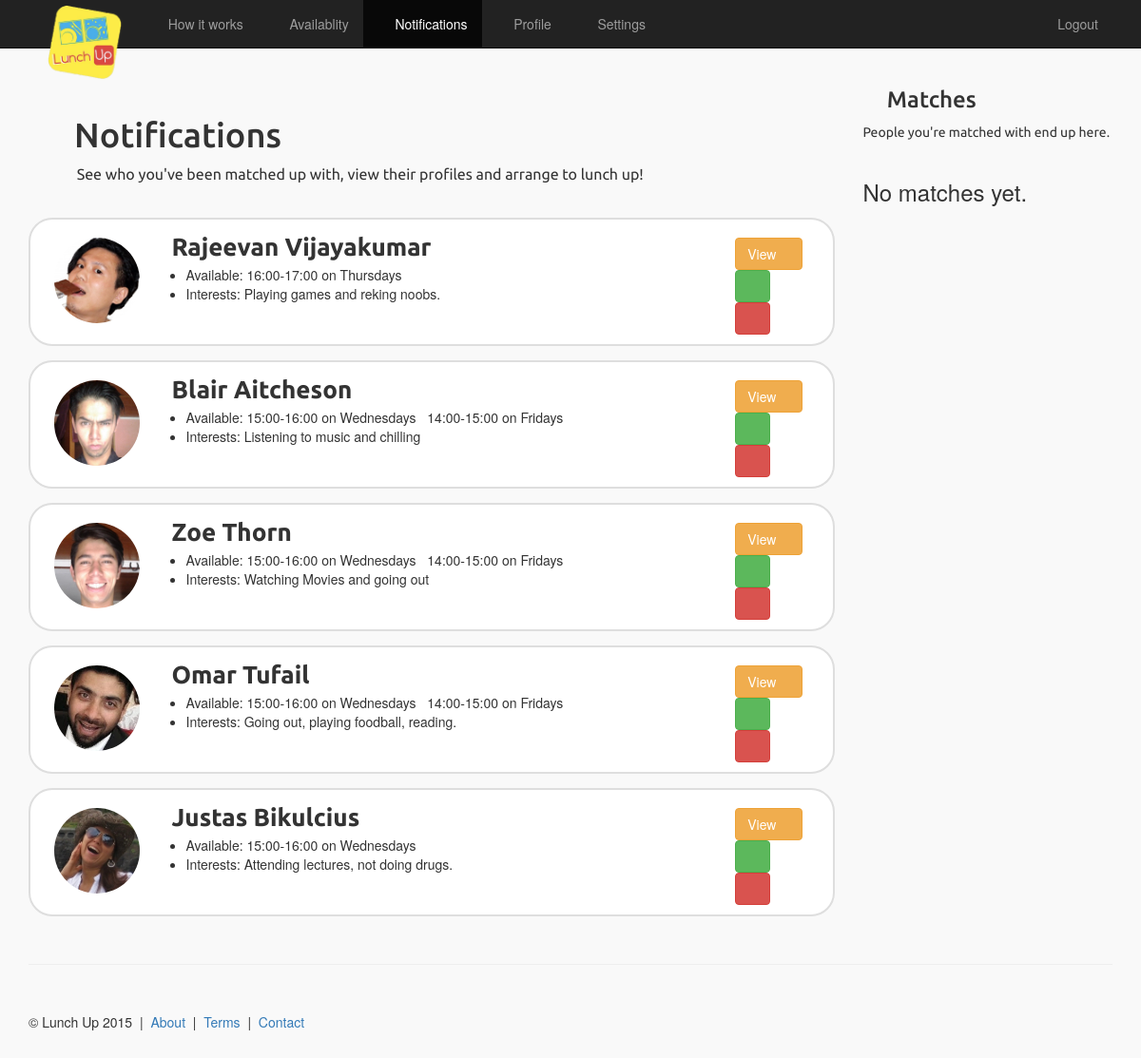
Screenshot of /notifications/ (signed in) with the database file from the repository.
### main/models.py (models this page shows)
class Notification(models.Model):
    userOne = models.ForeignKey(UserProfile, related_name='userone')
    userTwo = models.ForeignKey(UserProfile, related_name='usertwo')
    acceptedOne = models.BooleanField(default=False)
    acceptedTwo = models.BooleanField(default=False)
    available = models.ManyToManyField(TimeInterval)

class UserProfile(models.Model):
    user = models.OneToOneField(User)
    fullName = models.CharField(max_length=64)
    publicEmail = models.EmailField()
    availability = models.ManyToManyField(TimeInterval)
    interests = models.CharField(max_length=250)
    university = models.ForeignKey(University, blank=True, null=True)
    about = models.TextField(max_length=6000)
    picture = models.ImageField(upload_to='profile_images', blank=True)

class TimeInterval(models.Model):
    time = models.PositiveSmallIntegerField()
    day = models.CharField(max_length=10)

### main/views.py (the view)
# urls.py: url(r'^notifications/$', views.notifications, name='notifications'),
@login_required
def notifications(request):
    context_dict = {}
    try:
        context_dict['userprofile'] = UserProfile.objects.get(user=request.user)
        context_dict['notifications'] = \
            Notification.objects.filter((Q(userOne=context_dict['userprofile']) & Q(acceptedOne=False)) | (Q(userTwo=context_dict['userprofile']) & Q(acceptedTwo=False)))
        context_dict['matches'] = \
            Notification.objects.filter((Q(acceptedOne=True) & Q(acceptedTwo=True)) & (Q(userOne=context_dict['userprofile']) | Q(userTwo=context_dict['userprofile'])))
    except:
        pass
    return render(request, 'main/notifications.html', context_dict)

### templates/main/notifications.html (shortened to what this page needs)
{% extends 'base.html' %}
{% load staticfiles %}
{% block body_block %}
      <div class="row row-offcanvas row-offcanvas-right">
        <div class="col-xs-12 col-sm-9">
          <div class="jumbotron_two">
            <h1><span class="glyphicon glyphicon-exclamation-sign" aria-hidden="true"></span> <span class="font_styled">Notifications</span></h1>
            <p style="font-size:16px;" class="font_styled">&nbsp;&nbsp;&nbsp;&nbsp;&nbsp;&nbsp;&nbsp;&nbsp;&nbsp;&nbsp;&nbsp;See who you've been matched up with, view their profiles and arrange to lunch up!</p>
          </div>
          <div class="row" style="padding:15px;">
          {% if notifications %}
            {% for notif in notifications %}
                {% if notif.userOne == userprofile %}
                  <div class="col-md-12" style="border: 2px solid; border-radius: 25px; border-color: #dedede; margin-bottom:15px; padding:10px; background-color:#ffffff;">
                    <div class="col-md-1" style="margin:9px 30px 0 0;">
                        {% if notif.userTwo.picture %}
                            <img src="{{ notif.userTwo.picture.url }}" width="90" class="img-circle" />
                        {% else %}
                            <img src="{% static 'images/profile.jpg' %}" width="90" class="img-circle" />
                        {% endif %}
                    </div>
                    <div class="col-md-9">
                      <span style="font-size:26px; font-weight:bold;" class="font_styled">&nbsp;&nbsp;&nbsp;&nbsp;{{ notif.userTwo.fullName }}</span><br />
                      <ul><li>Available:
                          {% for timeint in notif.available.all %}
                            {{ timeint.time }}:00-{{ timeint.time|add:1 }}:00 on {{ timeint.day }}s&nbsp;&nbsp;
                          {% endfor %}
                      </li><li>Interests: {{ notif.userTwo.interests }}</li></ul>
                    </div>
                    <div class="col-md-1" style="margin:9px 30px 0 0;">
                      <a href="/profile/{{ notif.userTwo.user.id }}"><button type="button" class="btn btn-warning">View <span class="glyphicon glyphicon-chevron-right" aria-hidden="true"></span></button></a>
                      <button id="{{ notif.id }}y" type="button" class="btn btn-success"><span class="glyphicon glyphicon-ok" aria-hidden="true"></span></button>
                      <button id="{{ notif.id }}n" type="button" class="btn btn-danger"><span class="glyphicon glyphicon-remove" aria-hidden="true"></span></button>
                    </div>
                  </div>
                {% else %}
                  <div class="col-md-12" style="border: 2px solid; border-radius: 25px; border-color: #dedede; margin-bottom:15px; padding:10px; background-color:#ffffff;">
                    <div class="col-md-1" style="margin:9px 30px 0 0;">
                        {% if notif.userOne.picture %}
                            <img src="{{ notif.userOne.picture.url }}" width="90" class="img-circle" />
                        {% else %}
                            <img src="{% static 'images/profile.jpg' %}" width="90" class="img-circle" />
                        {% endif %}
                    </div>
                    <div class="col-md-9">
                      <span style="font-size:26px; font-weight:bold;" class="font_styled">&nbsp;&nbsp;&nbsp;&nbsp;{{ notif.userOne.fullName }}</span><br />
                      <ul><li>Available:
                          {% for timeint in notif.available.all %}
                            {{ timeint.time }}:00-{{ timeint.time|add:1 }}:00 on {{ timeint.day }}s&nbsp;&nbsp;
                          {% endfor %}
                      </li><li>Interests: {{ notif.userOne.interests }}</li></ul>
                    </div>
                    <div class="col-md-1" style="margin:9px 30px 0 0;">
                      <a href="/profile/{{ notif.userOne.user.id }}"><button type="button" class="btn btn-warning">View <span class="glyphicon glyphicon-chevron-right" aria-hidden="true"></span></button></a>
                      <button id="{{ notif.id }}y" type="button" class="btn btn-success"><span class="glyphicon glyphicon-ok" aria-hidden="true"></span></button>
                      <button id="{{ notif.id }}n" type="button" class="btn btn-danger"><span class="glyphicon glyphicon-remove" aria-hidden="true"></span></button>
                    </div>
                  </div>
                {% endif %}
            {% endfor %}
          {% else %}
          <h3>No notifications yet.</h3>
          {% endif %}
          </div>
        </div>
        <div class="col-xs-6 col-sm-3 sidebar-offcanvas" id="sidebar">
          <h3><span class="glyphicon glyphicon-comment" aria-hidden="true"></span> <span class="font_styled">Matches</span></h3><span class="font_styled">People you're matched with end up here.</span><br /><br />
          <div class="list-group">
          {% if matches %}
              {% for match in matches %}
                <span href="#" class="list-group-item" style="padding:15px;">
                {% if match.userOne.id == userprofile.id %}
                    {% if match.userTwo.picture %}
                        <img src="{{ match.userTwo.picture.url }}" width="90" class="img-circle" />
                    {% else %}
                        <img src="{% static 'images/profile.jpg' %}" width="90" class="img-circle" />
                    {% endif %}
                {% else %}
                    {% if match.userOne.picture %}
                        <img src="{{ match.userOne.picture.url }}" width="90" class="img-circle" />
                    {% else %}
                        <img src="{% static 'images/profile.jpg' %}" width="90" class="img-circle" />
                    {% endif %}
                {% endif %}
                {% for timeint in match.available.all %}
                    {{ timeint.time }}:00-{{ timeint.time|add:1 }}:00 on {{ timeint.day }}s&nbsp;&nbsp;
                {% endfor %}<br />&mdash;
                {% if match.userOne.id == userprofile.id %}
                    <a href="/profile/{{ match.userTwo.user.id }}">{{ match.userTwo.fullName }}</a>
                {% else %}
                    <a href="/profile/{{ match.userOne.user.id }}">{{ match.userOne.fullName }}</a>
                {% endif %}
                <button id="{{ match.id }}n" type="button" class="btn btn-danger btn-xs"><span class="glyphicon glyphicon-remove" aria-hidden="true"></span></button>
                </span>
              {% endfor %}
          {% else %}
            <h3>No matches yet.</h3>
          {% endif %}
          </div>
        </div>
      </div>
      <hr>
{% endblock %}

### static/_css/custom.css (style rules this page uses)
body { background-color: #f9f9f9; }
.jumbotron_two { margin-top:20px; padding:10px; }
.font_styled { font-family: 'Ubuntu'; }

### rows the page displays
Notification: userTwo.picture (picture), userTwo.fullName "Rajeevan Vijayakumar", userTwo.interests "Playing games and reking noobs."
TimeInterval: time "16", time|add "17", day "Thursday"
Notification: userTwo.picture (picture), userTwo.fullName "Blair Aitcheson", userTwo.interests "Listening to music and chilling"
TimeInterval: time "15", time|add "16", day "Wednesday"
TimeInterval: time "14", time|add "15", day "Friday"
Notification: userTwo.picture (picture), userTwo.fullName "Zoe Thorn", userTwo.interests "Watching Movies and going out"
Notification: userOne.picture (picture), userOne.fullName "Omar Tufail", userOne.interests "Going out, playing foodball, reading."
Notification: userOne.picture (picture), userOne.fullName "Justas Bikulcius", userOne.interests "Attending lectures, not doing drugs."
